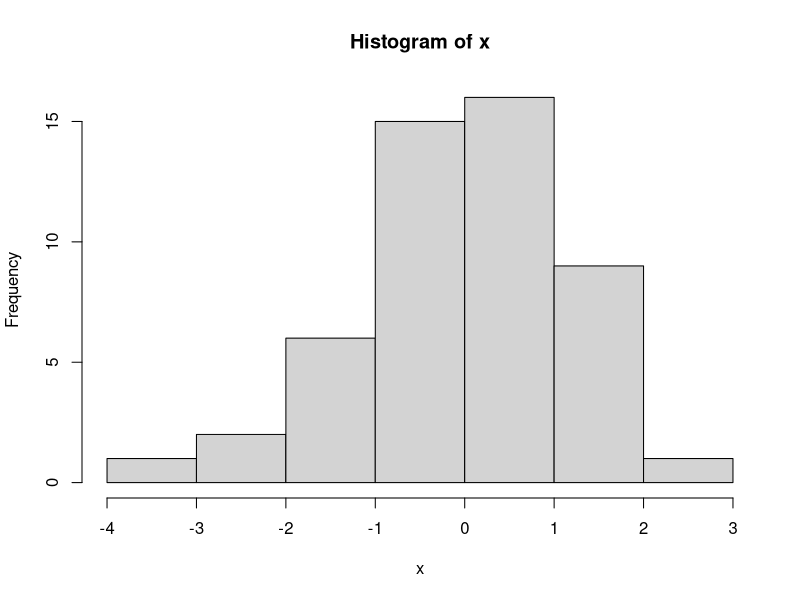
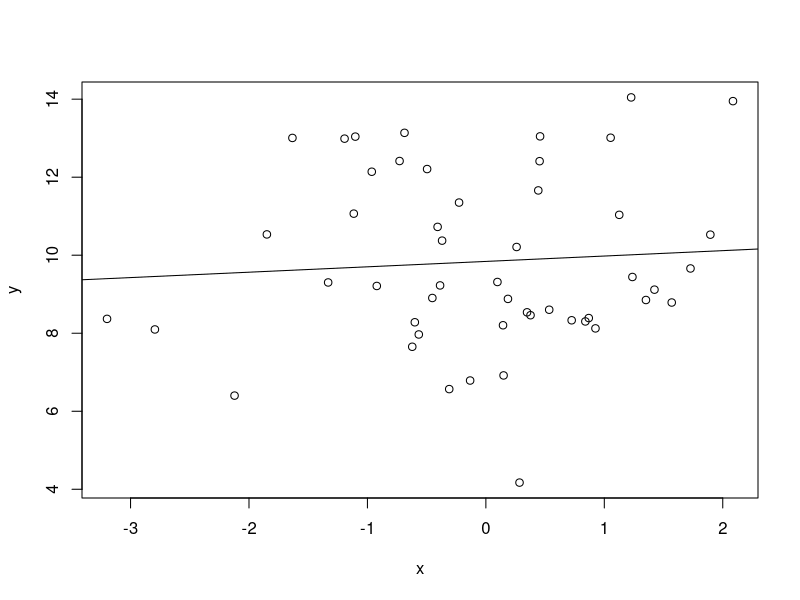
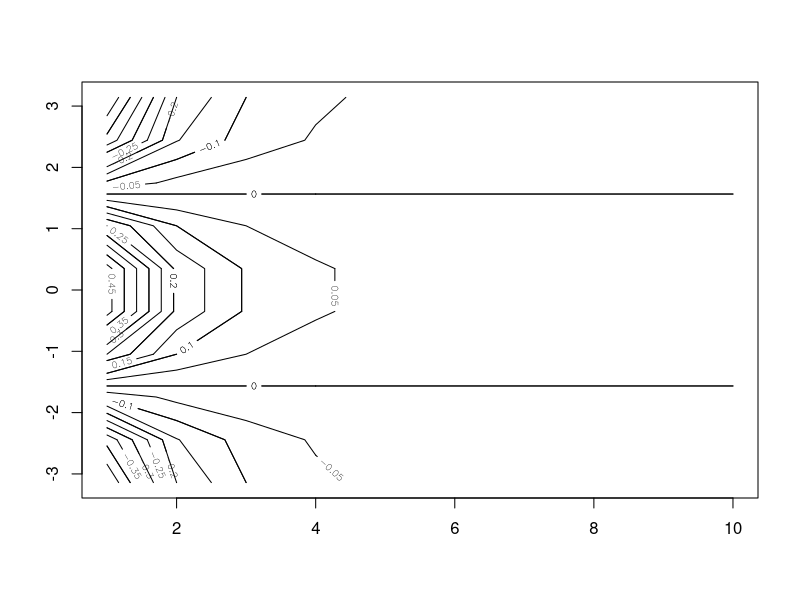
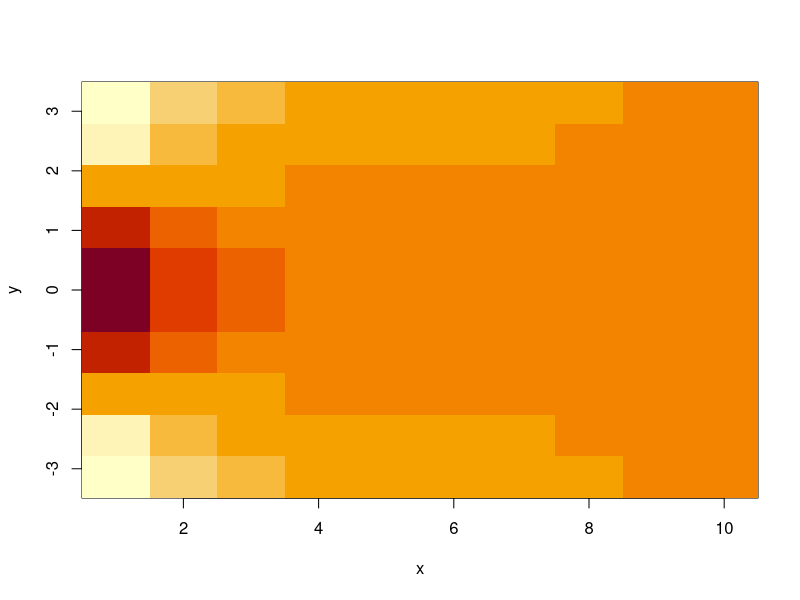
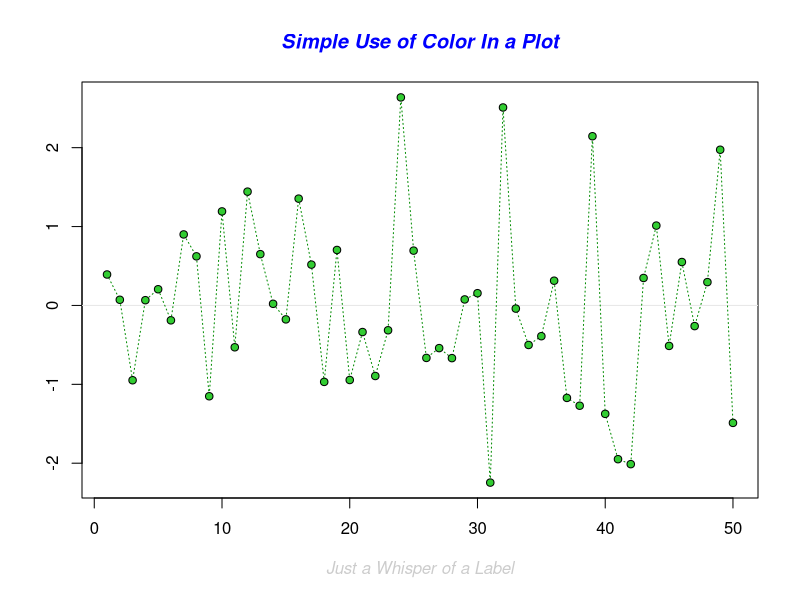
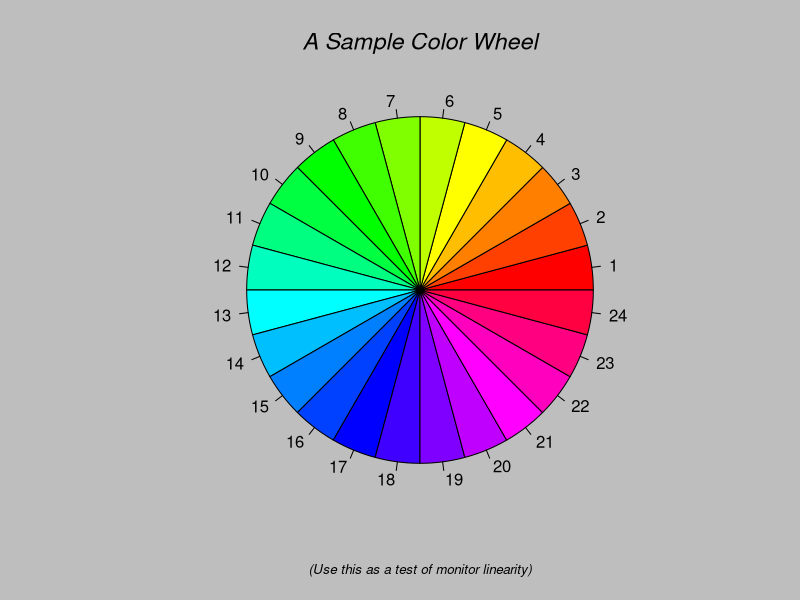
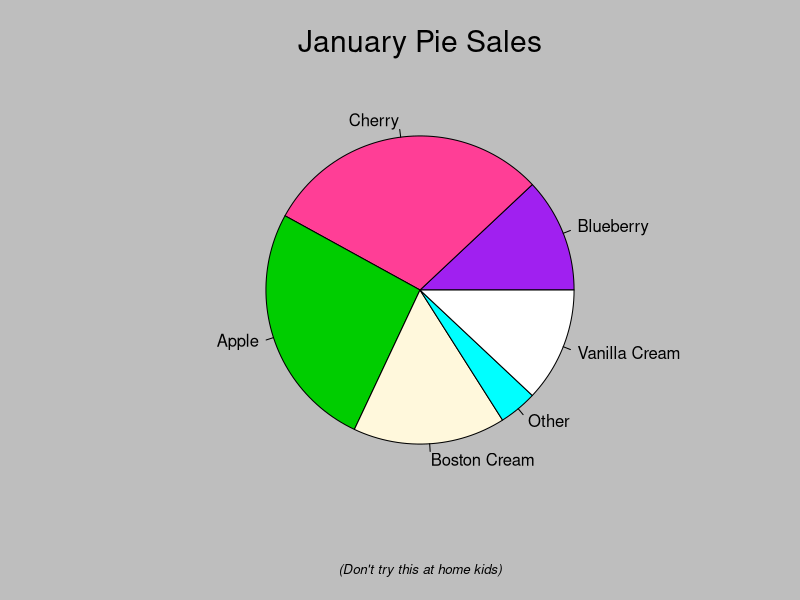
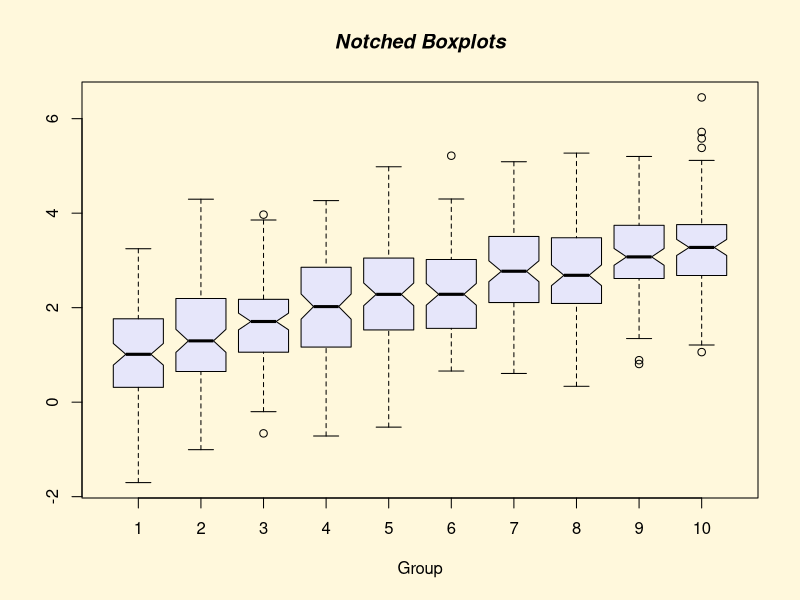

Source code (R) for these figures, in order:
# 2.2
example(mean)

# 1. Generamos dos vectores de datos desde sendas distribuciones normales
# y los guardamos en sendos objetos 'x' e 'y'
x <- rnorm(50)
y <- rnorm(50, mean = 10, sd = 2)
# Imprimimos en la consola el contenido de los objetos 'x' e 'y'
x
y
# 2. Resumen descriptivo de los datos
summary(x)
summary(y)
# 3. Histograma de x
hist(x)
# 4. Representamos la distribución conjunta de los datos (scatterplot)
plot(x, y)
# 5. Ajustamos una recta de regresión a los datos
fit <- lm(y ~ x)
summary(fit)
# 6. Superponemos la recta de regresión al gráfico anterior
abline(fit)
# 7. Creamos dos nuevos vectores con secuencias de valores
x <- 1:10
y <- seq(-pi, pi, length.out = 10)
# 8. Escribimos una matriz con los vectores anteriores por columnas
cbind(x, y)
# 9. Escribimos una matriz con dos filas y cinco columnas con los elementos de x
matrix(x, 2, 5)
# 10. Creamos una matriz con filas y columnas indexadas por x e y,
# cuyos valores son cos(y)/(1 + x^2))
f <- outer(x, y, function(x, y) cos(y) / (1 + x^2))
f
# 11. Dos representaciones tridimensional de f como función de x e y
# primero un diagrama de contornos
contour(x, y, f)
# añadimos más niveles
contour(x, y, f, nlevels = 15, add = TRUE)
# y ahora un mapa de colores
image(x, y, f)
# 12. Demostración de otras funciones gráficas
demo(graphics)
demo(persp)
##############

# 2.3
x <- 5
y <- 2 * x
z <- log(y)
k <- x * y * z
ls()
rm(x, y)
ls()
rm(list = ls())
ls()

# matrix(data = NA, nrow = 1, ncol = 1, byrow = FALSE, dimnames = NULL)
matrix(pi, 1, 3)

#########
# 2.4
0.3 - 0.1 == 0.2
0.3 - 0.2
all.equal(0.3 - 0.2, 0.1)